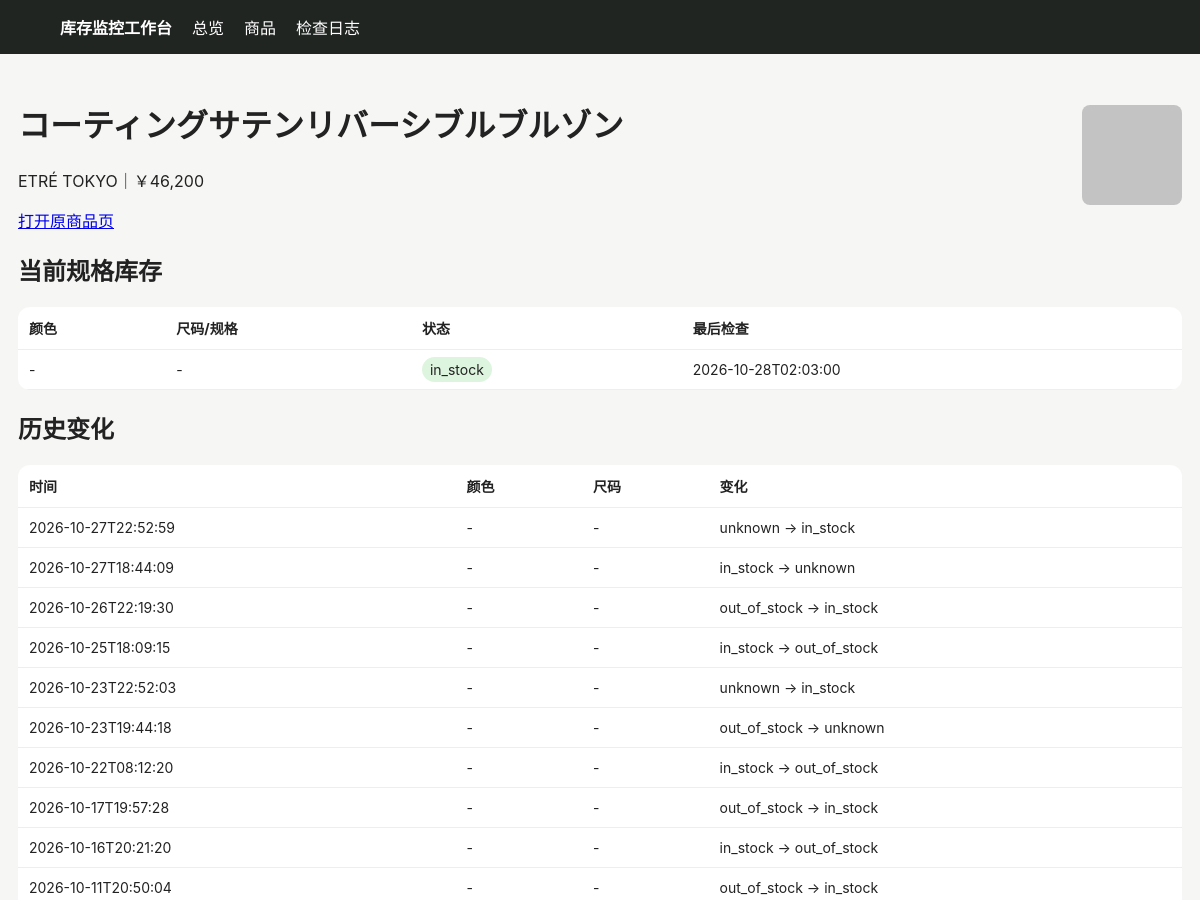
The app's page /product/554 (upper part), older data.
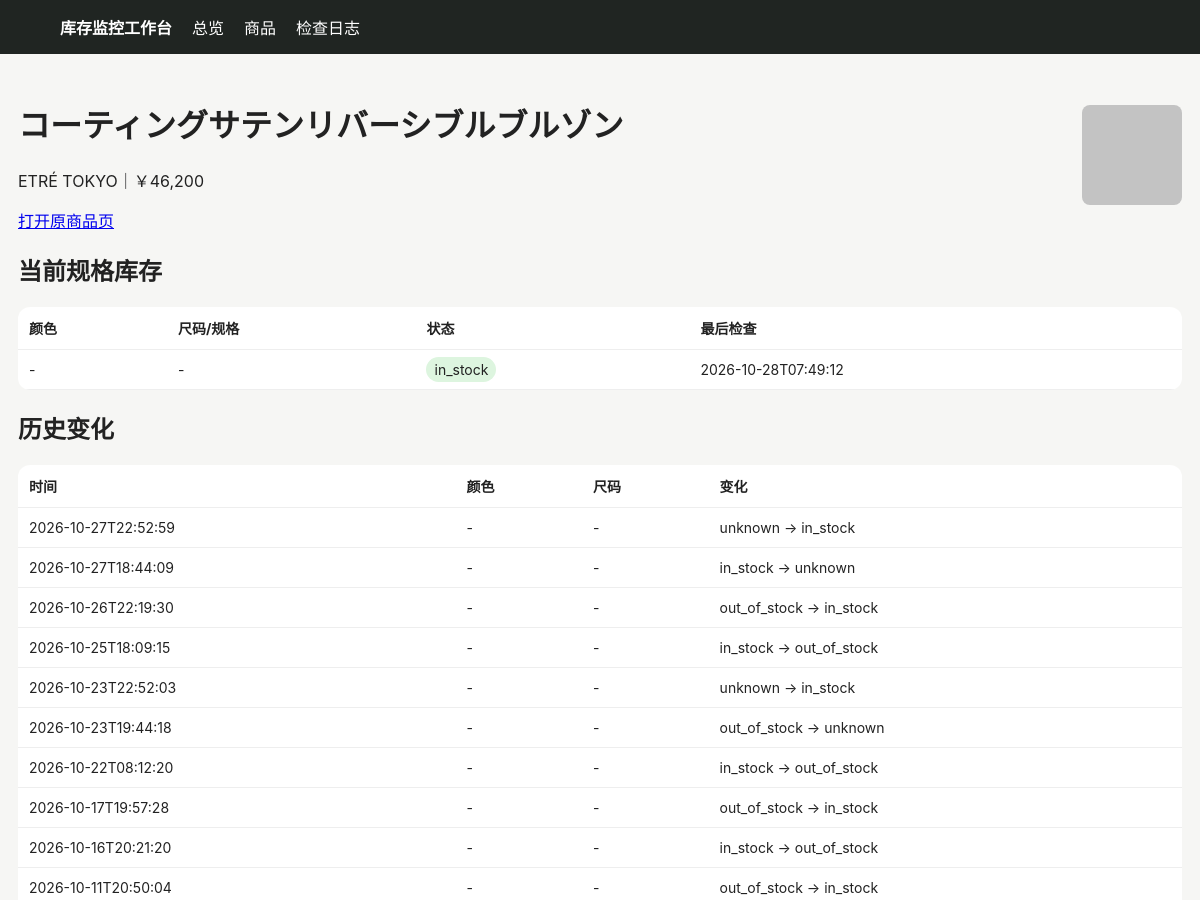
The same page, newer data.
### tables this page shows
CREATE TABLE products (
 id INTEGER PRIMARY KEY AUTOINCREMENT,
 site TEXT NOT NULL,
 url TEXT NOT NULL UNIQUE,
 name TEXT NOT NULL,
 price TEXT,
 image_url TEXT,
 first_seen TEXT NOT NULL,
 last_seen TEXT NOT NULL
);

CREATE TABLE variants (
 id INTEGER PRIMARY KEY AUTOINCREMENT,
 product_id INTEGER NOT NULL,
 color TEXT NOT NULL DEFAULT '',
 size TEXT NOT NULL DEFAULT '',
 status TEXT NOT NULL,
 last_checked TEXT NOT NULL,
 UNIQUE(product_id, color, size)
);

### app/main.py (the view)
@app.get("/product/{pid}")
def product(request: Request, pid: int):
    with conn() as c:
        p=c.execute("SELECT * FROM products WHERE id=?",(pid,)).fetchone()
        vs=c.execute("SELECT * FROM variants WHERE product_id=? ORDER BY color,size",(pid,)).fetchall()
        cs=c.execute("SELECT * FROM changes WHERE product_id=? ORDER BY detected_at DESC",(pid,)).fetchall()
    return templates.TemplateResponse("product.html", {"request":request,"p":p,"variants":vs,"changes":cs})

### app/templates/product.html
{% extends "base.html" %}{% block content %}<div class="top"><div><h1>{{p.name}}</h1><p>{{p.site}}｜{{p.price}}</p><a href="{{p.url}}" target="_blank">打开原商品页</a></div>{% if p.image_url %}<img class="thumb" style="width:100px;height:100px" src="{{p.image_url}}">{% endif %}</div>
<h2>当前规格库存</h2><table><tr><th>颜色</th><th>尺码/规格</th><th>状态</th><th>最后检查</th></tr>{% for v in variants %}<tr><td>{{v.color or "-"}}</td><td>{{v.size or "-"}}</td><td><span class="badge {{v.status}}">{{v.status}}</span></td><td>{{v.last_checked}}</td></tr>{% endfor %}</table>
<h2>历史变化</h2><table><tr><th>时间</th><th>颜色</th><th>尺码</th><th>变化</th></tr>{% for c in changes %}<tr><td>{{c.detected_at}}</td><td>{{c.color or "-"}}</td><td>{{c.size or "-"}}</td><td>{{c.old_status}} → {{c.new_status}}</td></tr>{% endfor %}</table>{% endblock %}

### app/templates/base.html (shortened to what this page needs)
<!doctype html><html lang="zh-CN"><head><meta charset="utf-8"><meta name="viewport" content="width=device-width,initial-scale=1">
</head><body><nav><strong>库存监控工作台</strong><a href="/">总览</a><a href="/products">商品</a><a href="/logs">检查日志</a></nav><main>{% block content %}{% endblock %}</main></body></html>

### app/templates/base.html (style rules this page uses)
body { font-family:-apple-system,BlinkMacSystemFont,"Segoe UI",sans-serif;background:#f6f6f4;color:#222;margin:0 }
nav { background:#202522;color:#fff;padding:15px 5%;display:flex;gap:20px;align-items:center }
nav a { color:#fff;text-decoration:none }
main { max-width:1180px;margin:25px auto;padding:0 18px }
table { width:100%;border-collapse:collapse;background:#fff;border-radius:12px;overflow:hidden }
th,td { padding:11px;border-bottom:1px solid #eee;text-align:left;font-size:14px }
.badge { padding:4px 8px;border-radius:999px;background:#eee }
.in_stock { background:#ddf5df }
img.thumb { width:52px;height:52px;object-fit:cover;border-radius:8px }
.top { display:flex;justify-content:space-between;align-items:center;margin-bottom:18px }

Row changes from the older to the newer data that the page shows:
changed variants "in_stock": last_checked "2026-10-28T02:03:00" → "2026-10-28T07:49:12"
